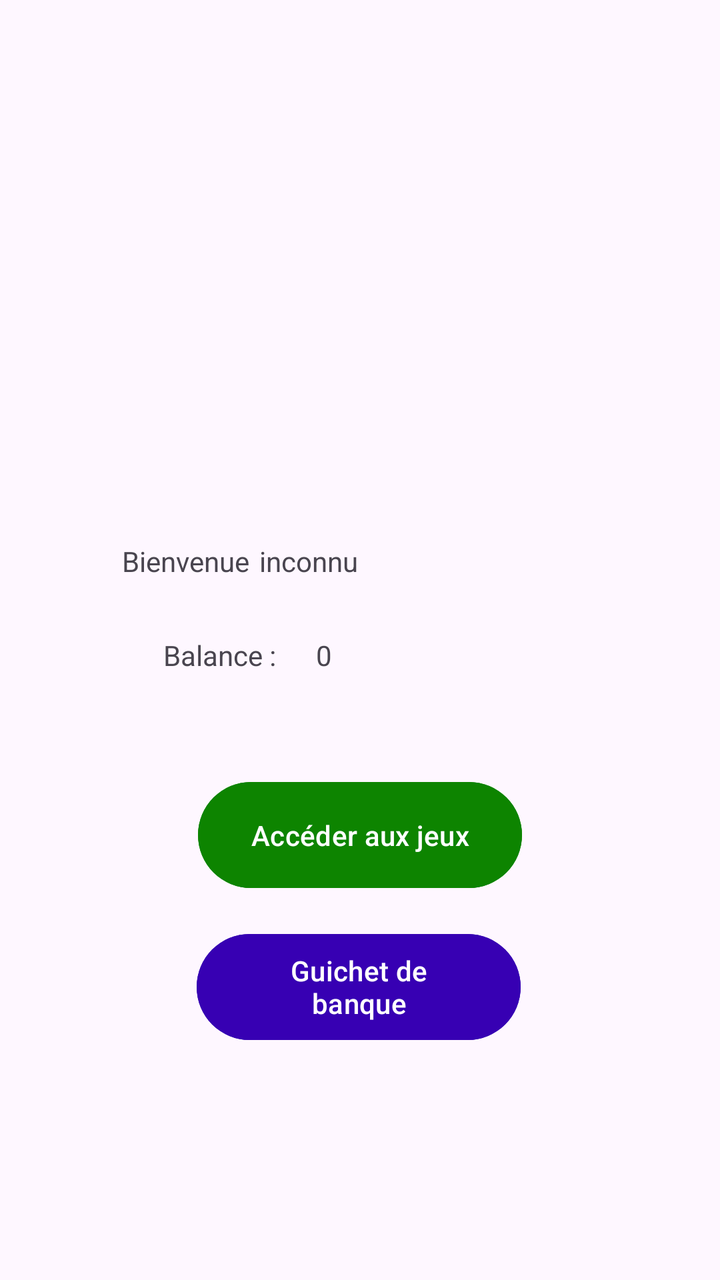
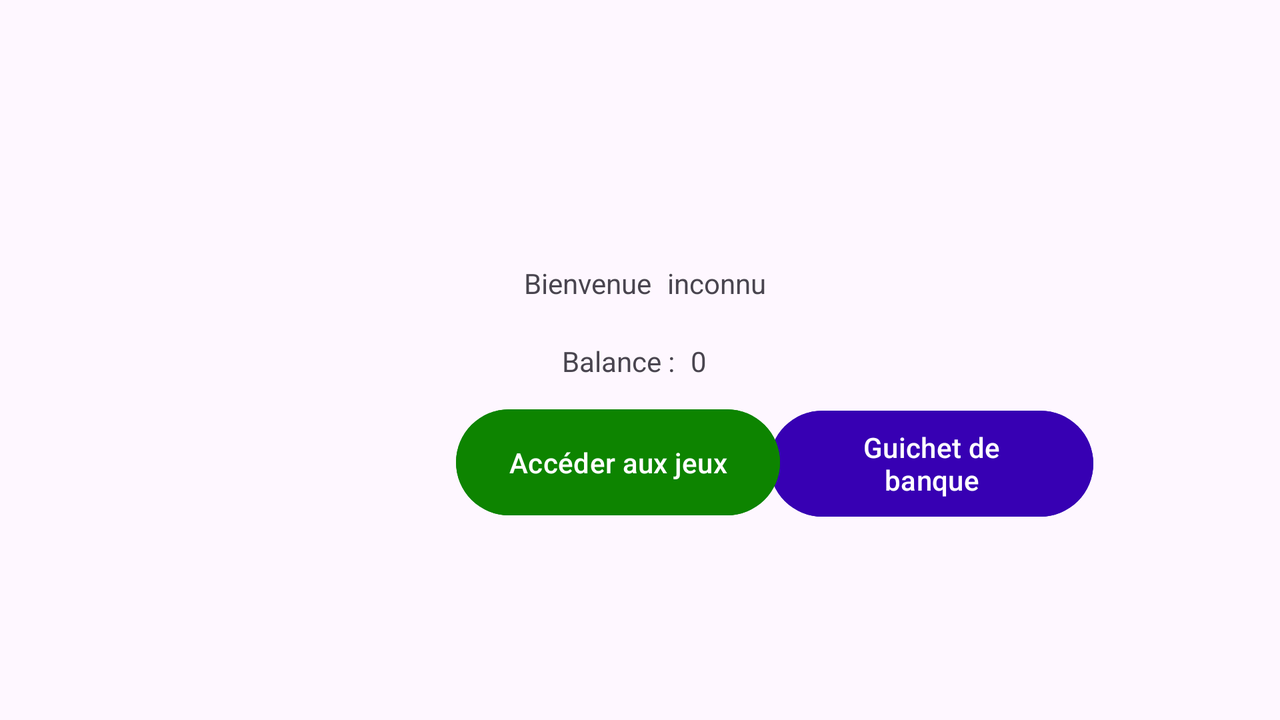

The same Android screen from two of the app's own layout files: first res/layout/ as a phone draws it, then the repository's variant for another configuration, drawn on a device whose configuration selects that folder. Both files follow.
<!-- AndroidManifest.xml: application theme Theme._14D_TP1 -->
<!-- res/layout/activity_accueil.xml -->
<?xml version="1.0" encoding="utf-8"?>
<androidx.constraintlayout.widget.ConstraintLayout xmlns:android="http://schemas.android.com/apk/res/android"
    xmlns:app="http://schemas.android.com/apk/res-auto"
    xmlns:tools="http://schemas.android.com/tools"
    android:id="@+id/main"
    android:layout_width="match_parent"
    android:layout_height="match_parent"
    tools:context=".AccueilActivity">


    <TextView
        android:id="@+id/user"
        android:layout_width="wrap_content"
        android:layout_height="wrap_content"
        android:layout_marginTop="271dp"
        android:layout_marginEnd="181dp"
        android:text="@string/user"
        app:layout_constraintEnd_toEndOf="parent"
        app:layout_constraintTop_toTopOf="parent" />


    <TextView
        android:id="@+id/balance"
        android:layout_width="wrap_content"
        android:layout_height="wrap_content"

        android:layout_marginTop="28dp"
        android:layout_marginEnd="194dp"
        android:text="@string/huh"
        app:layout_constraintEnd_toEndOf="parent"
        app:layout_constraintTop_toBottomOf="@+id/user" />

    <TextView
        android:id="@+id/welcome"
        android:layout_width="wrap_content"
        android:layout_height="wrap_content"

        android:layout_marginTop="271dp"
        android:layout_marginEnd="5dp"
        android:text="@string/welcome"
        app:layout_constraintEnd_toStartOf="@+id/user"
        app:layout_constraintTop_toTopOf="parent"/>

    <TextView
        android:layout_width="wrap_content"
        android:layout_height="wrap_content"
        android:layout_marginTop="28dp"
        android:layout_marginEnd="20dp"
        android:text="Balance :"
        app:layout_constraintEnd_toStartOf="@+id/balance"
        app:layout_constraintTop_toBottomOf="@+id/welcome" />

    <Button
        android:id="@+id/bt_jeux"
        android:layout_width="162dp"
        android:layout_height="61dp"
        android:layout_marginTop="50dp"
        android:backgroundTint="@color/dark_green"
        android:text="@string/acc_der_aux_jeux"
        app:layout_constraintEnd_toEndOf="parent"
        app:layout_constraintStart_toStartOf="parent"
        app:layout_constraintTop_toBottomOf="@+id/balance" />

    <Button
        android:id="@+id/bt_banque"
        android:layout_width="162dp"
        android:layout_height="61dp"
        android:layout_marginTop="15dp"
        android:backgroundTint="@color/design_default_color_primary_dark"
        android:text="@string/guichet_de_banque"
        app:layout_constraintEnd_toEndOf="parent"
        app:layout_constraintHorizontal_bias="0.497"
        app:layout_constraintStart_toStartOf="parent"
        app:layout_constraintTop_toBottomOf="@+id/bt_jeux" />


</androidx.constraintlayout.widget.ConstraintLayout>
<!-- resources referenced by this layout -->
<resources>
  <color name="dark_green">#0D8400</color>
  <string name="acc_der_aux_jeux">Accéder aux jeux</string>
  <string name="guichet_de_banque">Guichet de banque</string>
  <string name="huh">0</string>
  <string name="user">inconnu</string>
  <string name="welcome">Bienvenue </string>
  <style name="Theme._14D_TP1" parent="Base.Theme._14D_TP1" />
  <style name="Base.Theme._14D_TP1" parent="Theme.Material3.DayNight">
          
          
      </style>
</resources>
<!-- res/layout-land/activity_accueil.xml (the repository's variant of the layout above) -->
<!-- drawn on the phone turned sideways -->
<?xml version="1.0" encoding="utf-8"?>
<androidx.constraintlayout.widget.ConstraintLayout xmlns:android="http://schemas.android.com/apk/res/android"
    xmlns:tools="http://schemas.android.com/tools"
    android:layout_width="match_parent"
    android:layout_height="match_parent"
    xmlns:app="http://schemas.android.com/apk/res-auto">


    <TextView
        android:id="@+id/welcome"
        android:layout_width="wrap_content"
        android:layout_height="wrap_content"

        android:layout_marginStart="309dp"
        android:layout_marginTop="132dp"
        android:layout_marginEnd="4dp"
        android:text="@string/welcome"
        app:layout_constraintEnd_toStartOf="@+id/user"
        app:layout_constraintStart_toStartOf="parent"
        app:layout_constraintTop_toTopOf="parent" />

    <TextView
        android:id="@+id/user"
        android:layout_width="wrap_content"
        android:layout_height="wrap_content"
        android:layout_marginStart="4dp"
        android:layout_marginTop="132dp"
        android:layout_marginEnd="304dp"
        android:text="@string/user"
        app:layout_constraintEnd_toEndOf="parent"
        app:layout_constraintStart_toEndOf="@+id/welcome"
        app:layout_constraintTop_toTopOf="parent" />

    <TextView
        android:id="@+id/balance"
        android:layout_width="wrap_content"
        android:layout_height="wrap_content"

        android:layout_marginTop="20dp"
        android:layout_marginEnd="332dp"
        android:text="@string/huh"
        app:layout_constraintEnd_toEndOf="parent"
        app:layout_constraintStart_toEndOf="@+id/textView2"
        app:layout_constraintTop_toBottomOf="@+id/user" />

    <TextView
        android:id="@+id/textView2"
        android:layout_width="wrap_content"
        android:layout_height="wrap_content"
        android:layout_marginStart="326dp"
        android:layout_marginTop="20dp"
        android:layout_marginEnd="8dp"
        android:text="Balance :"
        app:layout_constraintEnd_toStartOf="@+id/balance"
        app:layout_constraintStart_toStartOf="parent"
        app:layout_constraintTop_toBottomOf="@+id/welcome" />

    <Button
        android:id="@+id/bt_banque"
        android:layout_width="162dp"
        android:layout_height="61dp"
        android:layout_marginStart="20dp"
        android:layout_marginTop="40dp"
        android:layout_marginEnd="180dp"
        android:layout_marginBottom="100dp"
        android:backgroundTint="@color/design_default_color_primary_dark"
        android:text="@string/guichet_de_banque"
        app:layout_constraintBottom_toBottomOf="parent"
        app:layout_constraintEnd_toEndOf="parent"
        app:layout_constraintHorizontal_bias="0.228"
        app:layout_constraintStart_toEndOf="@+id/bt_jeux"
        app:layout_constraintTop_toBottomOf="@+id/balance"
        app:layout_constraintVertical_bias="0.934" />

    <Button
        android:id="@+id/bt_jeux"
        android:layout_width="162dp"
        android:layout_height="61dp"
        android:layout_marginStart="228dp"
        android:layout_marginTop="40dp"
        android:layout_marginBottom="100dp"
        android:backgroundTint="@color/dark_green"
        android:text="@string/acc_der_aux_jeux"
        app:layout_constraintBottom_toBottomOf="parent"
        app:layout_constraintStart_toStartOf="parent"
        app:layout_constraintTop_toBottomOf="@+id/balance"
        app:layout_constraintVertical_bias="0.947" />

</androidx.constraintlayout.widget.ConstraintLayout>
